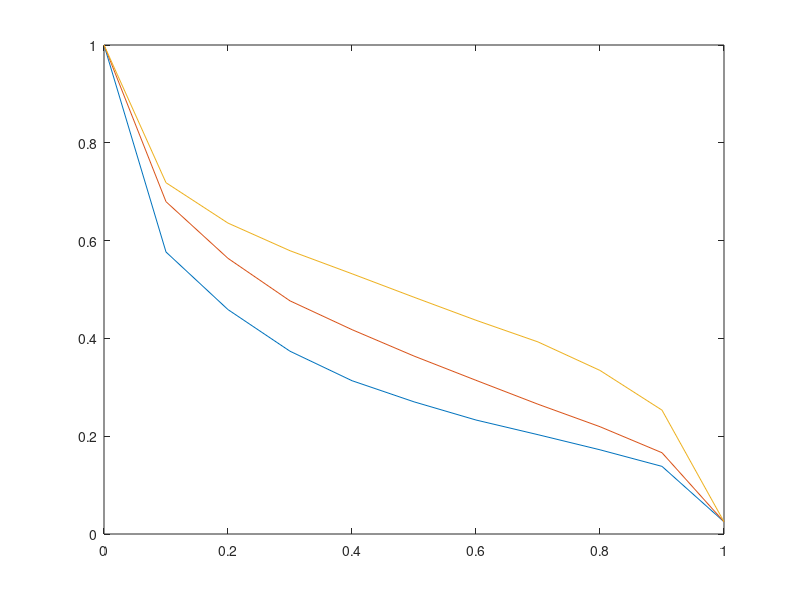

The MATLAB source for this figure: (Note: this script raises an error after producing the figure.)

recall_i = 0:0.1:1.0;
fh = figure(1);clf;colormap(lines);
pr_wzr = [1.0000    0.5767    0.4589    0.3738    0.3135    0.2703    0.2331    0.2031    0.1722    0.1383    0.0250
1.0000    0.6796    0.5637    0.4768    0.4179    0.3639    0.3143    0.2654    0.2194    0.1662    0.0250
1.0000    0.7184    0.6358    0.5793    0.5322    0.4842    0.4371    0.3928    0.3345    0.2533    0.0250];
plot(recall_i,pr_wzr(1,:),recall_i,pr_wzr(2,:),recall_i,pr_wzr(3,:)); hold on;

eval_mvcnn = load('data/features/l11/evalRet.mat');
eval_mvcnn_metric = load('data/features/l12/evalRet.mat');
eval_fv = load('data/features/l5/evalRet.mat');

info = eval_fv.info;
pr_fv = zeros(size(info.recall_i,1),length(recall_i));
for i=1:size(info.recall_i,1), 
    [recall_all,I] = unique(info.recall_i(i,:));
    precision_all = info.precision_i(i,I);
    pr_fv(i,:) = interp1(recall_all,precision_all,recall_i);
end

info = eval_mvcnn.info;
pr_mvcnn = zeros(size(info.recall_i,1),length(recall_i));
for i=1:size(info.recall_i,1), 
    [recall_all,I] = unique(info.recall_i(i,:));
    precision_all = info.precision_i(i,I);
    pr_mvcnn(i,:) = interp1(recall_all,precision_all,recall_i);
end

info = eval_mvcnn_metric.info;
pr_mvcnn_metric = zeros(size(info.recall_i,1),length(recall_i));
for i=1:size(info.recall_i,1), 
    [recall_all,I] = unique(info.recall_i(i,:));
    precision_all = info.precision_i(i,I);
    pr_mvcnn_metric(i,:) = interp1(recall_all,precision_all,recall_i);
end
plot(recall_i,mean(pr_fv),recall_i,mean(pr_mvcnn),recall_i,mean(pr_mvcnn_metric)); 
grid on; axis square;
legend('Spherical Harmonic','Light Field','3D ShapeNets','Fisher vector', 'Ours (MVCNN)','Ours (MVCNN+metric)');
ylabel('Precision');
xlabel('Recall');

print(fh,'pr.eps','-depsc');
